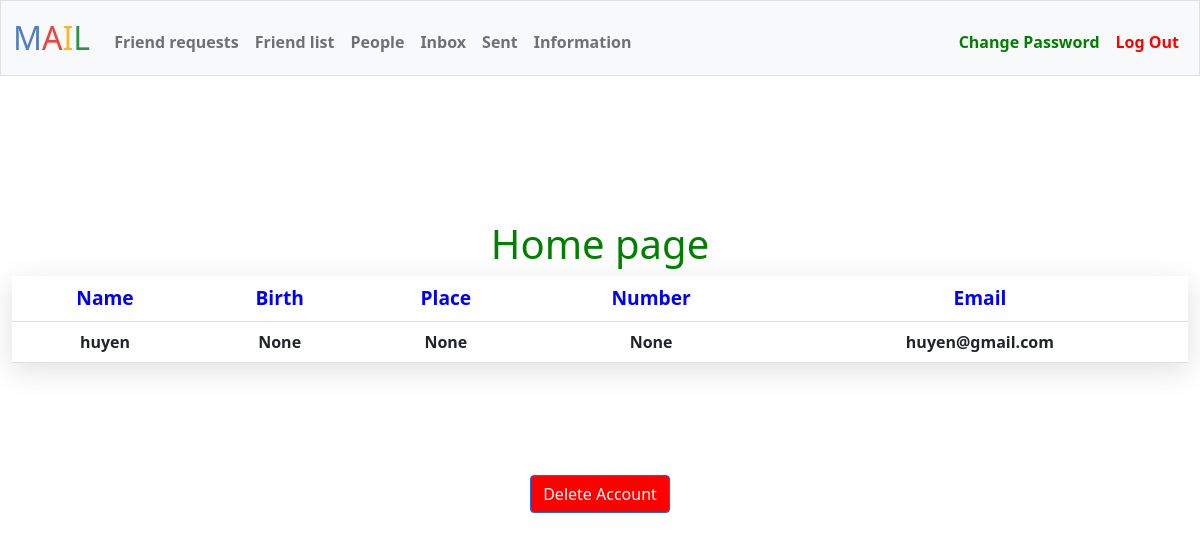
The app's page / (signed in) with its own data.
### tables this page shows
CREATE TABLE informations (
id INTEGER PRIMARY KEY AUTOINCREMENT NOT NULL,
user_id INTEGER NOT NULL,
name TEXT NOT NULL,
birth TEXT,
place TEXT,
number TEXT,
email TEXT NOT NULL UNIQUE);

### app.py (the view, shortened to what this page needs)
@app.route("/", methods=["GET", "POST"])
@login_required
@information_required
def index():
    if request.method == "GET":
        user_id = session['user_id']
        rows = db.execute("SELECT * FROM informations WHERE user_id = ?", user_id)
        return render_template("index.html", rows=rows)

### app.py (called while the page is built)
@app.after_request
def after_request(response):
    response.headers["Cache-Control"] = "no-cache, no-store, must-revalidate"
    response.headers["Expires"] = 0
    response.headers["Pragma"] = "no-cache"
    return response

### helpers.py (called while the page is built)
def login_required(f):
    @wraps(f)
    def decorated_function(*args, **kwargs):
        if session.get("user_id") is None:
            return redirect("/login")
        return f(*args, **kwargs)
    return decorated_function

def information_required(f):
    @wraps(f)
    def decorated_function(*args, **kwargs):
        user_id = session.get("user_id")
        rows = db.execute("SELECT * FROM informations WHERE user_id = ?", user_id)
        if len(rows) == 0:
            message = 'You must provide you informations first!'
            return render_template("information.html", requirement=message)
        return f(*args, **kwargs)
    return decorated_function

### templates/index.html (shortened to what this page needs)
{% extends "layout.html" %}
{% block main %}
    <h1>Home page</h1>
    <table class="table">
        <tr>
            <th scope="col">Name</th>
            <th scope="col">Birth</th>
            <th scope="col">Place</th>
            <th scope="col">Number</th>
            <th scope="col">Email</th>
        </tr>
        {% for row in rows %}
        <tr>
            <td>{{ row.name }}</td>
            <td>{{ row.birth }}</td>
            <td>{{ row.place }}</td>
            <td>{{ row.number }}</td>
            <td>{{ row.email }}</td>
        </tr>
        {% endfor %}
    </table>
{% endblock %}

### templates/index.html (style rules this page uses)
h1 { color: green; }
.table { box-shadow: rgba(100, 100, 111, 0.2) 0px 7px 29px 0px; }
.table tr th { color: blue; font-size: larger; }
.table tr td { font-weight: bold; }

### records on screen
informations: name "huyen", birth "None", place "None", number "None", email "huyen@gmail.com"
